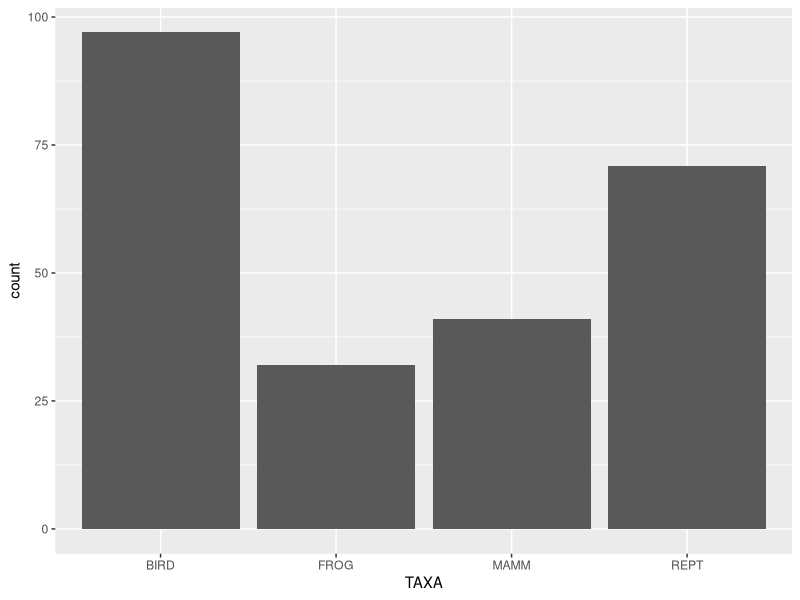
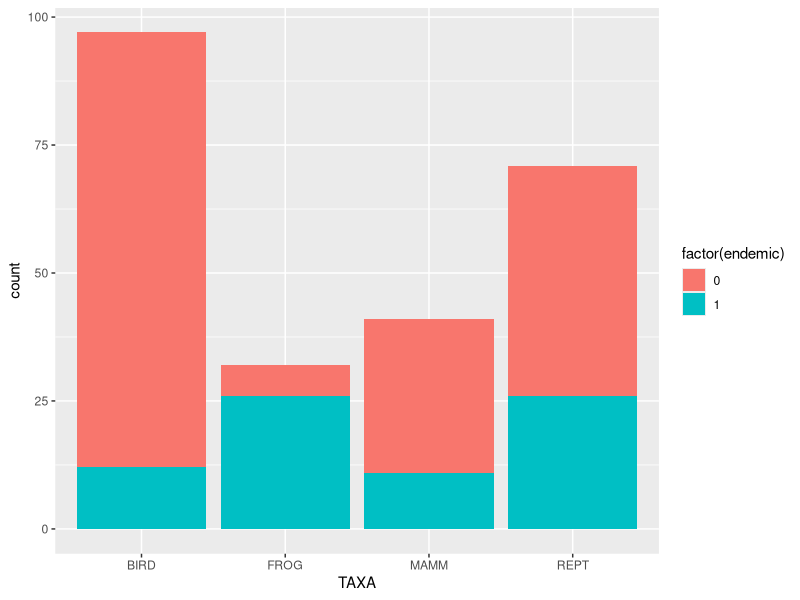
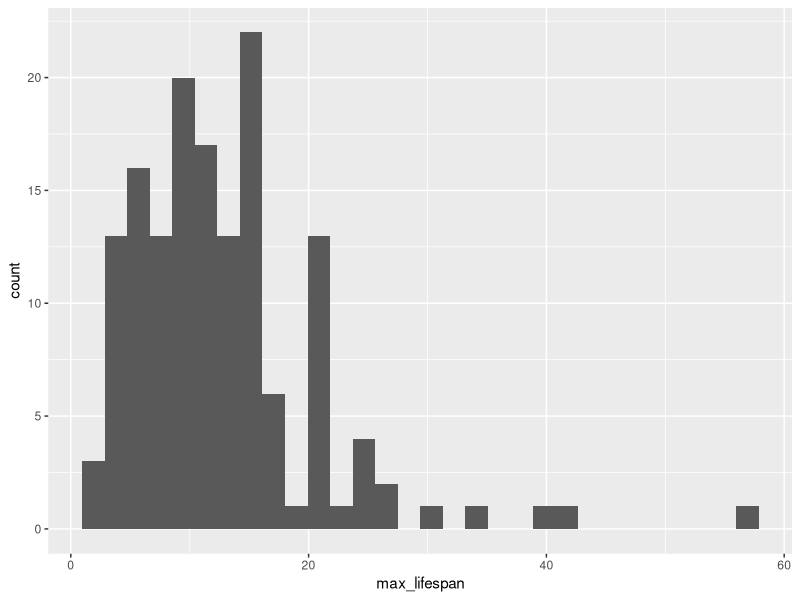
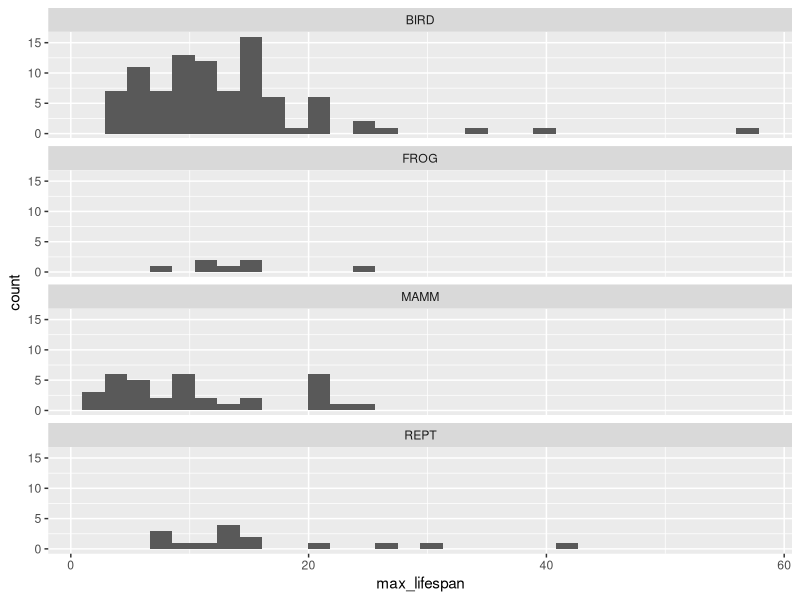
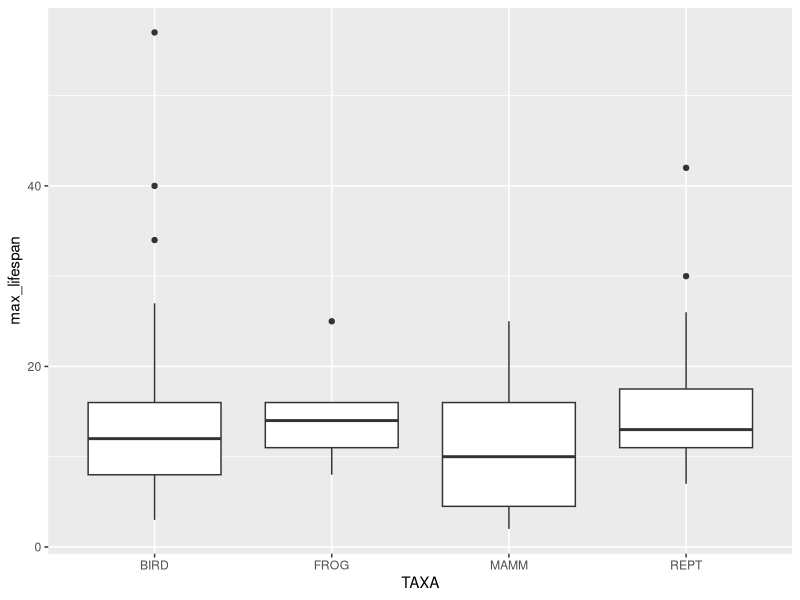

The R source for these figures, in order:
## ---- chunk 1
australian_verts <- read.csv("australian_vertebrates.csv", na.strings = ".")

head(australian_verts)

## ---- chunk 2
library(ggplot2)
## ---- chunk 3
ggplot(data = australian_verts) + geom_bar(aes(x = TAXA))
## ---- chunk 4
ggplot(data = australian_verts) + geom_bar(aes(x = TAXA, fill = factor(endemic)))
## ---- chunk 5
ggplot(data = australian_verts) + geom_histogram(aes(x = max_lifespan))
## ---- chunk 6
ggplot(data = australian_verts) + geom_histogram(aes(x = max_lifespan)) + facet_wrap(~TAXA, ncol =1)
## ---- chunk 7
ggplot(data = australian_verts) + geom_boxplot(aes(x = TAXA, y = max_lifespan)) 
